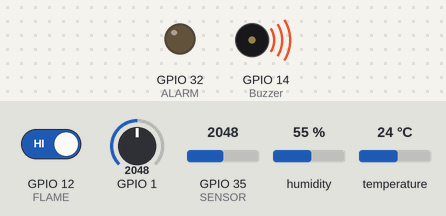
This sketch was run on a simulated ESP32. On the bench: output pins drawn as LEDs (lit = HIGH), buzzer (waves = sounding, pin HIGH). The inputs (shaded band) are chosen by the test bench; at power-on: GPIO 35 (SENSOR) = 2048, GPIO 12 (FLAME) HIGH, GPIO 1 = 2048, humidity 55 %, temperature 24 °C. What the sketch prints to the serial monitor is not drawn.

Above: at 2.8 s.
2.9 s: GPIO 35 (SENSOR) set to 433
5.2 s: GPIO 35 (SENSOR) set to 373
At 7.2 s:
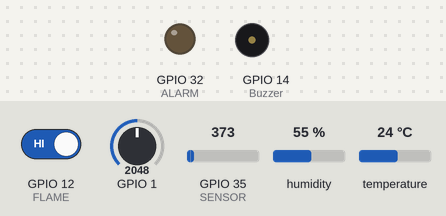
7.5 s: GPIO 12 (FLAME) driven LOW
At 9.0 s:
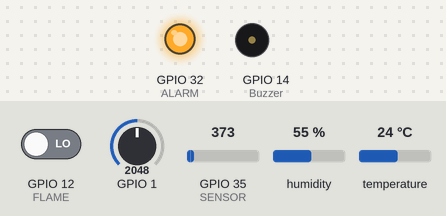
9.5 s: GPIO 35 (SENSOR) set to 440
At 10.7 s:
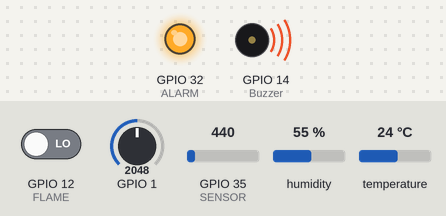
11.5 s: GPIO 35 (SENSOR) set to 360
At 12.4 s:
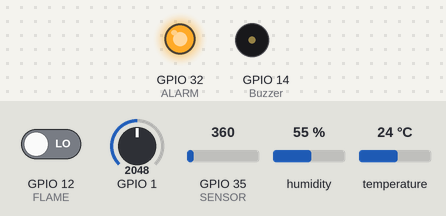
13.5 s: GPIO 35 (SENSOR) set to 1228
At 15.3 s:
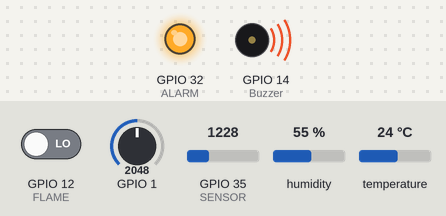
Timing chart, 0 to 16.5 s (numbered marks = the images above; inputs shaded):
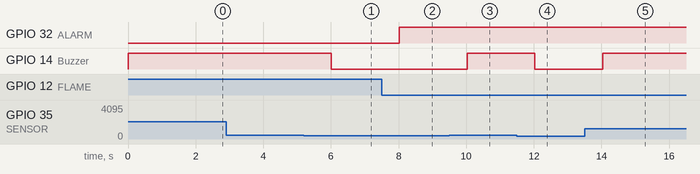

Measured:
- the behaviour switches between 400 and 399 on GPIO 35 (SENSOR) (found by bisection; images 0 and 1)
- after the input at 2.9 s, every drawn part: stays the same
- after the input at 5.2 s, GPIO 14 (Buzzer): HIGH → LOW after 0.82 s
- after the input at 7.5 s, GPIO 32 (ALARM): LOW → HIGH after 0.52 s
- after the input at 9.5 s, GPIO 14 (Buzzer): LOW → HIGH after 0.53 s
- after the input at 11.5 s, GPIO 14 (Buzzer): HIGH → LOW after 0.53 s
- after the input at 13.5 s, GPIO 14 (Buzzer): LOW → HIGH after 0.54 s

The sketch:

prototype_1.01.ino
```cpp
// Connect a 10K resistor from pin 2 (data) to pin 1 (power) of the sensor**************************************(Must do)
#include <Adafruit_Sensor.h>
#include <DHT.h>
#include <DHT_U.h>
//#include <WiFi.h>
//#include <WiFiClient.h>
//#include <BlynkSimpleEsp32.h>// Blynk library included from here:https://github.com/blynkkk/blynk-library/releases/latest


#define FLAME 12 // connect DO pin of sensor to this pin
#define ALARM 32 // pin 8 for Alarm
#define DHTPIN 34     // Digital pin connected to the DHT sensor
#define Buzzer 14
#define SENSOR 35
int sensorValue = 0 ;
//char auth[] = "P1yG69YN4AxEwYFfeSuqYAw7j7RmJDVH";//authcode of blynk
//char ssid[] = "dishting dishting_plus";//wifi credentials.
//char pass[] = "01521331371";//wifi password


#define DHTTYPE    DHT11     // DHT 11


DHT_Unified dht(DHTPIN, DHTTYPE);

uint32_t delayMS;

void setup() {
  Serial.begin(9600);
  // Initialize device.
//  Blynk.begin(auth, ssid, pass);
  dht.begin();
  pinMode(FLAME, INPUT);//define FLAME input pin
  pinMode(ALARM, OUTPUT);//define ALARM output pin
  pinMode(Buzzer, OUTPUT);

  sensor_t sensor;
  dht.temperature().getSensor(&sensor);


  dht.humidity().getSensor(&sensor);
  delayMS = sensor.min_delay / 1000;
}

void loop() {
//    Blynk.run();// library code run

  int fire = digitalRead(FLAME);// read FLAME sensor


  if( fire != HIGH)
  {
    digitalWrite(ALARM,HIGH);// set the buzzer ON

  }else{
    digitalWrite(ALARM,LOW); // Set the buzzer OFF
    }

int sensorValue = analogRead(SENSOR);
Serial.print("Value: ");
Serial.print(sensorValue);
if(sensorValue>=400){
  digitalWrite(Buzzer,HIGH);
}
else{
  digitalWrite(Buzzer,LOW);

  }
  // Delay between measurements.
  delay(delayMS);
  // Get temperature event and print its value.
  sensors_event_t event;
  float temp = analogRead( dht.temperature().getEvent(&event));

  if (isnan(temp)) {
    Serial.println(F("Error reading temperature!"));
  }
  else {
    Serial.println(F("Temperature: "));
    Serial.print(temp);
    Serial.println(F("°C"));
  }
  // Get humidity event and print its value.
   float hum = analogRead(dht.humidity().getEvent(&event));
  if (isnan(hum)) {
    Serial.println(F("Error reading humidity!"));
  }
  else {
    Serial.print(F("Humidity: "));
    Serial.print(hum);
    Serial.println(F("%"));
  }
}
```
